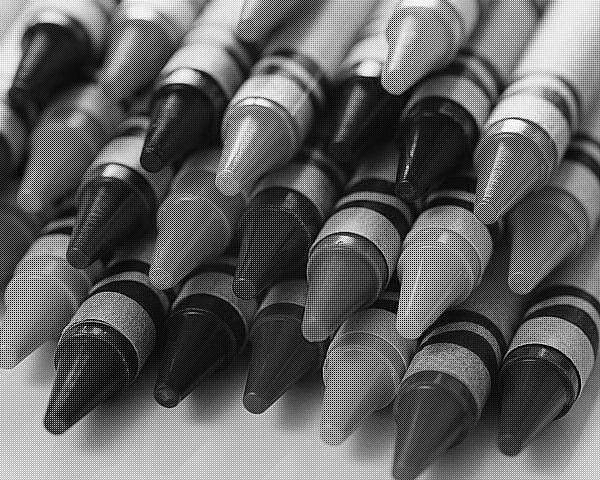
#> input picture image_set/crayons_mosaic.bmp, 600 x 480 px
$ python comp499_as1.py
#> lines starting #> are read from the running program, lines starting #| are printed output that depends on the picture
import numpy as np
import cv2
import os
import sys
import math

# Get relative path
dirname = os.path.dirname(__file__)
imageSetDir = os.path.join(dirname, 'image_set')
imageName = 'crayons'
img_mosaic = cv2.imread(os.path.join(imageSetDir, imageName + '_mosaic.bmp'), cv2.IMREAD_GRAYSCALE)
#> img_mosaic is the input picture: shape (480, 600); min 0, max 255, mean 98.1
img_original = cv2.imread(os.path.join(imageSetDir, imageName + '.jpg'))
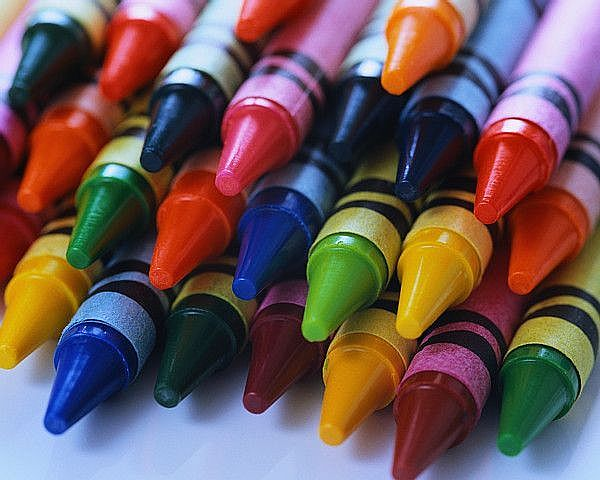
#> input picture image_set/crayons.jpg, 600 x 480 px
#> img_original is the input picture: shape (480, 600, 3); mean B, G, R 87.5, 86.5, 109.2
img_rows = img_mosaic.shape[0]
#> img_rows = 480
img_cols = img_mosaic.shape[1]
#> img_cols = 600
BLUE = 0
GREEN = 1
RED = 2

def createColourMask(rows, cols, colour):
    mask = np.zeros((rows, cols), dtype=np.float32)
    # indexing = start:end:step
    # 1::2 = start at index 1, go until end, steps of 2
    # ::2 = start at index 0, go until end, steps of 2
    if colour == BLUE:
        mask[::2, ::2] = 1 # odd rows
    elif colour == GREEN:
        mask[1::2, 1::2] = 1 # even rows
    elif colour == RED:
        mask[1::2, ::2] = 1 # even rows
        mask[::2, 1::2] = 1 # odd rows
    return mask

def mergeChannels(b_chan, g_chan, r_chan):
    img = np.zeros((img_rows, img_cols, 3), dtype=np.uint8)
    for row in range(img_rows):
        for col in range(img_cols):
            img[row, col, BLUE] = b_chan[row, col]
            img[row, col, GREEN] = g_chan[row, col]
            img[row, col, RED] = r_chan[row, col]
    return img

def imgRootSquaredDifference(img1, img2):
    # img1 should be original image
    # img2 should be colour masked and filtered image
    newImg = img1.copy()
    # Replace all elements with 0
    newImg[:] = 0

    for row in range(img_rows):
        for col in range(img_cols):
            for channel in range(3):
                pixel1 = int(img1[row, col, channel])
                pixel2 = int(img2[row, col, channel])
                # Need to convert to int because pixels are stored as bytes by default
                # Squaring the values would overflow and calculate the wrong value
                newImg[row, col, channel] = math.sqrt((pixel1 - pixel2) ** 2)
    return newImg

b_mask = createColourMask(img_rows, img_cols, BLUE)
g_mask = createColourMask(img_rows, img_cols, GREEN)
r_mask = createColourMask(img_rows, img_cols, RED)

b_mult = img_mosaic * b_mask
g_mult = img_mosaic * g_mask
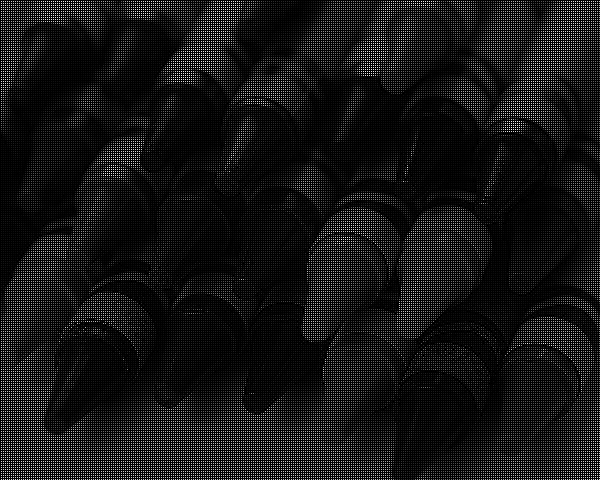
#> g_mult: shape (480, 600) float32; min 0, max 255, mean 21.7
r_mult = img_mosaic * r_mask
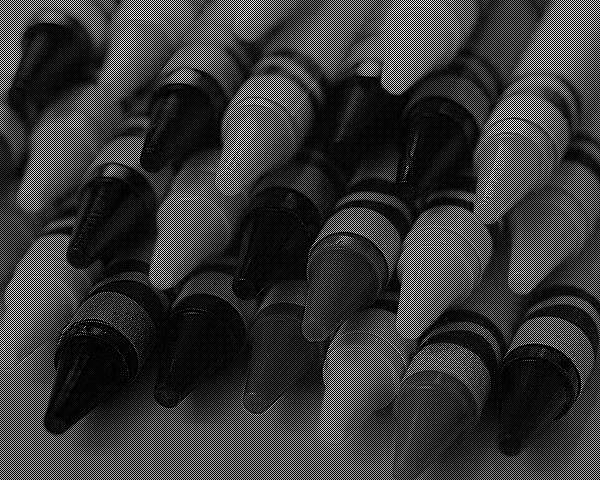
#> r_mult: shape (480, 600) float32; min 0, max 255, mean 54.6

# Get average of 2 or 4 nearest neighbours
# Blue and green channels share the same kernel since they essentially have the same pattern
bg_kernel = np.array([[0.25, 0.5, 0.25], [0.5, 1, 0.5], [0.25, 0.5, 0.25]])
r_kernel = np.array([[0, 0.25, 0], [0.25, 1, 0.25], [0, 0.25, 0]])

# Use numpy's clip method in case some values go over 255
b_avg = np.clip(cv2.filter2D(b_mult, -1, bg_kernel), 0, 255)
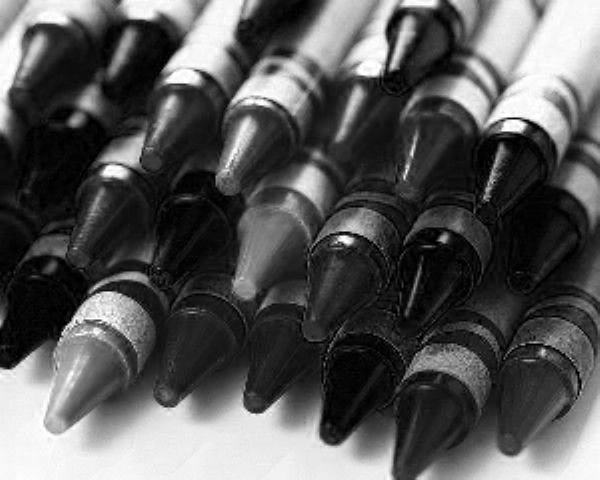
#> b_avg: shape (480, 600) float32; min 0, max 255, mean 87.5
g_avg = np.clip(cv2.filter2D(g_mult, -1, bg_kernel), 0, 255)
r_avg = np.clip(cv2.filter2D(r_mult, -1, r_kernel), 0, 255)
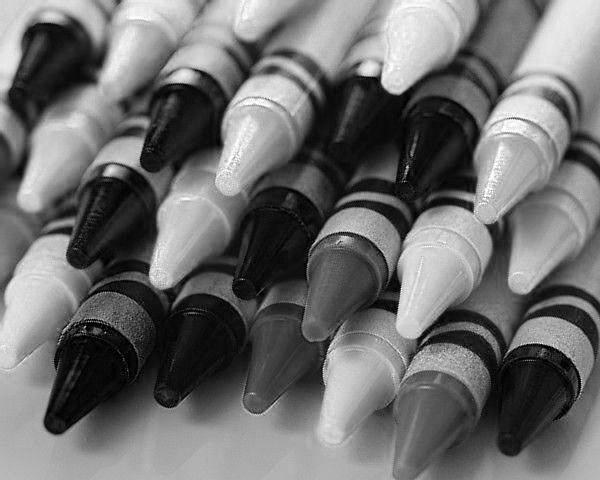
#> r_avg: shape (480, 600) float32; min 0, max 255, mean 109.2

img_demosaic = mergeChannels(b_avg, g_avg, r_avg)

# The root squared difference of the images will create artifacts
# Because the demosaiced image is a reconstruction of the original image based on a mosaic image,
# It is bound to not be 100% accurate
# As such, information loss occurs and visual artifacts appear
# In this method, artifacts appear as colour noise
diff = imgRootSquaredDifference(img_original, img_demosaic)
#> in imgRootSquaredDifference, `newImg[:] = 0`: newImg: shape (480, 600, 3); every value is 0
#> after the loop in imgRootSquaredDifference, `for row in range(img_rows):`:
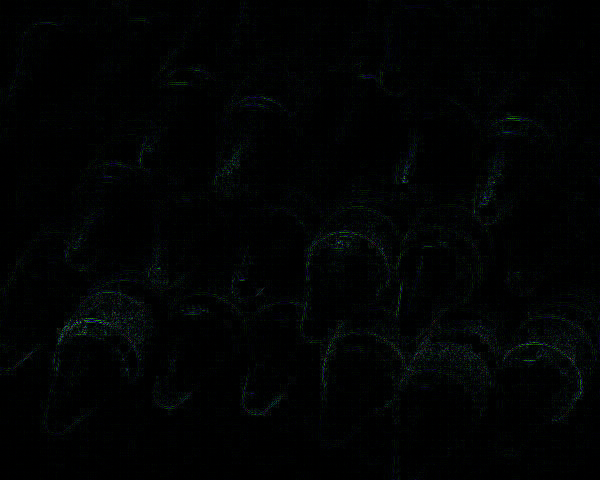
#> newImg: shape (480, 600, 3); mean B, G, R 3.3, 3.2, 1.7

# General outputs
cv2.imshow('img_mosaic', img_mosaic)
cv2.imshow('img_original', img_original)
# Part 1 specific outputs
cv2.imshow('img_demosaic', img_demosaic)
cv2.imshow('diff', diff)


# Part 2
gr_diff = g_avg - r_avg
br_diff = b_avg - r_avg
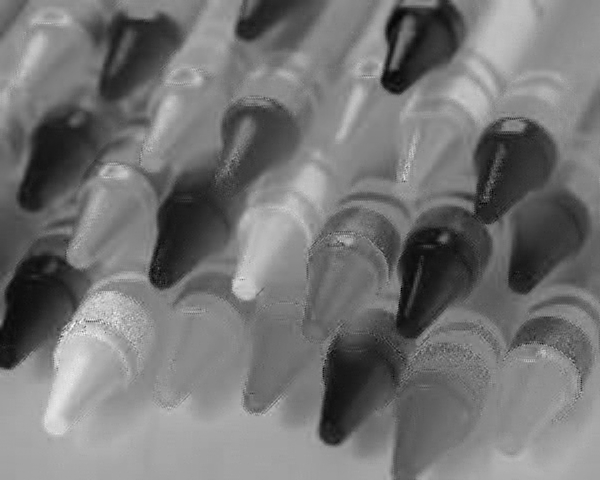
#> br_diff: shape (480, 600) float32; min -246.5, max 244, mean -21.7; drawn with min black and max white
gr_median = np.clip(cv2.medianBlur(gr_diff, 3) + r_avg, 0, 255)
br_median = np.clip(cv2.medianBlur(br_diff, 3) + r_avg, 0, 255)
# The image produced by Freeman's method produces more jagged edges, but less prominent noise
img_median = mergeChannels(br_median, gr_median, r_avg)
diff2 = imgRootSquaredDifference(img_original, img_median)
# Part 2 specific outputs
cv2.imshow('img_median', img_median)
cv2.imshow('diff2', diff2)

cv2.waitKey(0)
cv2.destroyAllWindows()
